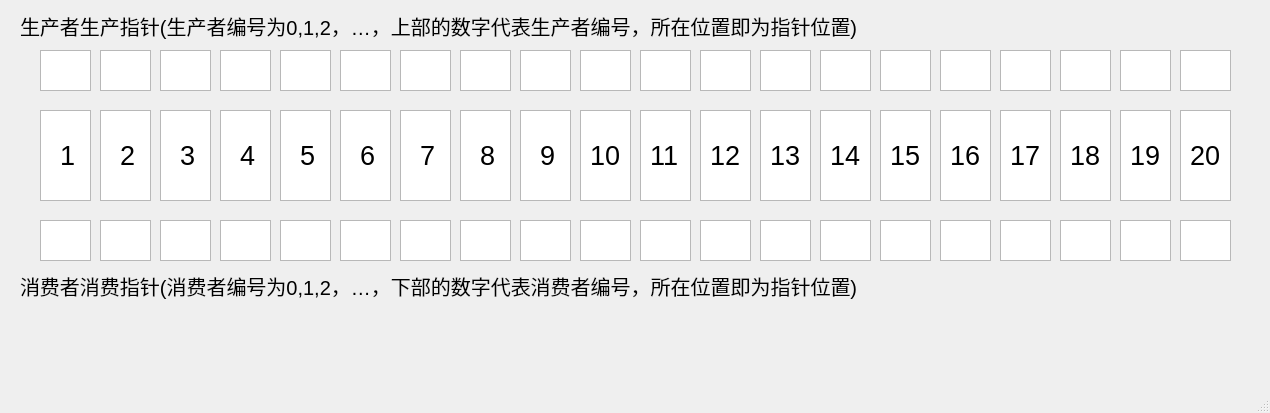
<?xml version="1.0" encoding="UTF-8"?>
<ui version="4.0">
 <class>MainWindow</class>
 <widget class="QMainWindow" name="MainWindow">
  <property name="geometry">
   <rect>
    <x>0</x>
    <y>0</y>
    <width>1270</width>
    <height>413</height>
   </rect>
  </property>
  <property name="windowTitle">
   <string>MainWindow</string>
  </property>
  <widget class="QWidget" name="centralwidget">
   <widget class="QColumnView" name="columnView_16">
    <property name="geometry">
     <rect>
      <x>940</x>
      <y>110</y>
      <width>51</width>
      <height>91</height>
     </rect>
    </property>
   </widget>
   <widget class="QColumnView" name="columnView_10">
    <property name="geometry">
     <rect>
      <x>580</x>
      <y>110</y>
      <width>51</width>
      <height>91</height>
     </rect>
    </property>
   </widget>
   <widget class="QColumnView" name="columnView_6">
    <property name="geometry">
     <rect>
      <x>340</x>
      <y>110</y>
      <width>51</width>
      <height>91</height>
     </rect>
    </property>
   </widget>
   <widget class="QColumnView" name="columnView_13">
    <property name="geometry">
     <rect>
      <x>760</x>
      <y>110</y>
      <width>51</width>
      <height>91</height>
     </rect>
    </property>
   </widget>
   <widget class="QColumnView" name="columnView_19">
    <property name="geometry">
     <rect>
      <x>1120</x>
      <y>110</y>
      <width>51</width>
      <height>91</height>
     </rect>
    </property>
   </widget>
   <widget class="QColumnView" name="columnView_14">
    <property name="geometry">
     <rect>
      <x>820</x>
      <y>110</y>
      <width>51</width>
      <height>91</height>
     </rect>
    </property>
   </widget>
   <widget class="QColumnView" name="columnView_20">
    <property name="geometry">
     <rect>
      <x>1180</x>
      <y>110</y>
      <width>51</width>
      <height>91</height>
     </rect>
    </property>
   </widget>
   <widget class="QColumnView" name="columnView_8">
    <property name="geometry">
     <rect>
      <x>460</x>
      <y>110</y>
      <width>51</width>
      <height>91</height>
     </rect>
    </property>
   </widget>
   <widget class="QColumnView" name="columnView">
    <property name="geometry">
     <rect>
      <x>40</x>
      <y>110</y>
      <width>51</width>
      <height>91</height>
     </rect>
    </property>
    <property name="frameShape">
     <enum>QFrame::StyledPanel</enum>
    </property>
   </widget>
   <widget class="QColumnView" name="columnView_11">
    <property name="geometry">
     <rect>
      <x>640</x>
      <y>110</y>
      <width>51</width>
      <height>91</height>
     </rect>
    </property>
   </widget>
   <widget class="QColumnView" name="columnView_3">
    <property name="geometry">
     <rect>
      <x>160</x>
      <y>110</y>
      <width>51</width>
      <height>91</height>
     </rect>
    </property>
   </widget>
   <widget class="QColumnView" name="columnView_7">
    <property name="geometry">
     <rect>
      <x>400</x>
      <y>110</y>
      <width>51</width>
      <height>91</height>
     </rect>
    </property>
   </widget>
   <widget class="QColumnView" name="columnView_12">
    <property name="geometry">
     <rect>
      <x>700</x>
      <y>110</y>
      <width>51</width>
      <height>91</height>
     </rect>
    </property>
   </widget>
   <widget class="QColumnView" name="columnView_18">
    <property name="geometry">
     <rect>
      <x>1060</x>
      <y>110</y>
      <width>51</width>
      <height>91</height>
     </rect>
    </property>
   </widget>
   <widget class="QColumnView" name="columnView_15">
    <property name="geometry">
     <rect>
      <x>880</x>
      <y>110</y>
      <width>51</width>
      <height>91</height>
     </rect>
    </property>
   </widget>
   <widget class="QColumnView" name="columnView_9">
    <property name="geometry">
     <rect>
      <x>520</x>
      <y>110</y>
      <width>51</width>
      <height>91</height>
     </rect>
    </property>
   </widget>
   <widget class="QColumnView" name="columnView_2">
    <property name="geometry">
     <rect>
      <x>100</x>
      <y>110</y>
      <width>51</width>
      <height>91</height>
     </rect>
    </property>
   </widget>
   <widget class="QColumnView" name="columnView_17">
    <property name="geometry">
     <rect>
      <x>1000</x>
      <y>110</y>
      <width>51</width>
      <height>91</height>
     </rect>
    </property>
   </widget>
   <widget class="QColumnView" name="columnView_4">
    <property name="geometry">
     <rect>
      <x>220</x>
      <y>110</y>
      <width>51</width>
      <height>91</height>
     </rect>
    </property>
   </widget>
   <widget class="QColumnView" name="columnView_5">
    <property name="geometry">
     <rect>
      <x>280</x>
      <y>110</y>
      <width>51</width>
      <height>91</height>
     </rect>
    </property>
   </widget>
   <widget class="QLabel" name="label">
    <property name="geometry">
     <rect>
      <x>60</x>
      <y>140</y>
      <width>21</width>
      <height>31</height>
     </rect>
    </property>
    <property name="font">
     <font>
      <pointsize>20</pointsize>
     </font>
    </property>
    <property name="text">
     <string>1</string>
    </property>
   </widget>
   <widget class="QLabel" name="label_2">
    <property name="geometry">
     <rect>
      <x>120</x>
      <y>140</y>
      <width>21</width>
      <height>31</height>
     </rect>
    </property>
    <property name="font">
     <font>
      <pointsize>20</pointsize>
     </font>
    </property>
    <property name="text">
     <string>2</string>
    </property>
   </widget>
   <widget class="QLabel" name="label_3">
    <property name="geometry">
     <rect>
      <x>180</x>
      <y>140</y>
      <width>21</width>
      <height>31</height>
     </rect>
    </property>
    <property name="font">
     <font>
      <pointsize>20</pointsize>
     </font>
    </property>
    <property name="text">
     <string>3</string>
    </property>
   </widget>
   <widget class="QLabel" name="label_4">
    <property name="geometry">
     <rect>
      <x>240</x>
      <y>140</y>
      <width>21</width>
      <height>31</height>
     </rect>
    </property>
    <property name="font">
     <font>
      <pointsize>20</pointsize>
     </font>
    </property>
    <property name="text">
     <string>4</string>
    </property>
   </widget>
   <widget class="QLabel" name="label_5">
    <property name="geometry">
     <rect>
      <x>300</x>
      <y>140</y>
      <width>21</width>
      <height>31</height>
     </rect>
    </property>
    <property name="font">
     <font>
      <pointsize>20</pointsize>
     </font>
    </property>
    <property name="text">
     <string>5</string>
    </property>
   </widget>
   <widget class="QLabel" name="label_6">
    <property name="geometry">
     <rect>
      <x>360</x>
      <y>140</y>
      <width>21</width>
      <height>31</height>
     </rect>
    </property>
    <property name="font">
     <font>
      <pointsize>20</pointsize>
     </font>
    </property>
    <property name="text">
     <string>6</string>
    </property>
   </widget>
   <widget class="QLabel" name="label_7">
    <property name="geometry">
     <rect>
      <x>420</x>
      <y>140</y>
      <width>21</width>
      <height>31</height>
     </rect>
    </property>
    <property name="font">
     <font>
      <pointsize>20</pointsize>
     </font>
    </property>
    <property name="text">
     <string>7</string>
    </property>
   </widget>
   <widget class="QLabel" name="label_8">
    <property name="geometry">
     <rect>
      <x>480</x>
      <y>140</y>
      <width>21</width>
      <height>31</height>
     </rect>
    </property>
    <property name="font">
     <font>
      <pointsize>20</pointsize>
     </font>
    </property>
    <property name="text">
     <string>8</string>
    </property>
   </widget>
   <widget class="QLabel" name="label_9">
    <property name="geometry">
     <rect>
      <x>540</x>
      <y>140</y>
      <width>21</width>
      <height>31</height>
     </rect>
    </property>
    <property name="font">
     <font>
      <pointsize>20</pointsize>
     </font>
    </property>
    <property name="text">
     <string>9</string>
    </property>
   </widget>
   <widget class="QLabel" name="label_10">
    <property name="geometry">
     <rect>
      <x>590</x>
      <y>140</y>
      <width>41</width>
      <height>31</height>
     </rect>
    </property>
    <property name="font">
     <font>
      <pointsize>20</pointsize>
     </font>
    </property>
    <property name="text">
     <string>10</string>
    </property>
   </widget>
   <widget class="QLabel" name="label_11">
    <property name="geometry">
     <rect>
      <x>650</x>
      <y>140</y>
      <width>31</width>
      <height>31</height>
     </rect>
    </property>
    <property name="font">
     <font>
      <pointsize>20</pointsize>
     </font>
    </property>
    <property name="text">
     <string>11</string>
    </property>
   </widget>
   <widget class="QLabel" name="label_12">
    <property name="geometry">
     <rect>
      <x>710</x>
      <y>140</y>
      <width>41</width>
      <height>31</height>
     </rect>
    </property>
    <property name="font">
     <font>
      <pointsize>20</pointsize>
     </font>
    </property>
    <property name="text">
     <string>12</string>
    </property>
   </widget>
   <widget class="QLabel" name="label_13">
    <property name="geometry">
     <rect>
      <x>770</x>
      <y>140</y>
      <width>41</width>
      <height>31</height>
     </rect>
    </property>
    <property name="font">
     <font>
      <pointsize>20</pointsize>
     </font>
    </property>
    <property name="text">
     <string>13</string>
    </property>
   </widget>
   <widget class="QLabel" name="label_14">
    <property name="geometry">
     <rect>
      <x>830</x>
      <y>140</y>
      <width>41</width>
      <height>31</height>
     </rect>
    </property>
    <property name="font">
     <font>
      <pointsize>20</pointsize>
     </font>
    </property>
    <property name="text">
     <string>14</string>
    </property>
   </widget>
   <widget class="QLabel" name="label_15">
    <property name="geometry">
     <rect>
      <x>890</x>
      <y>140</y>
      <width>41</width>
      <height>31</height>
     </rect>
    </property>
    <property name="font">
     <font>
      <pointsize>20</pointsize>
     </font>
    </property>
    <property name="text">
     <string>15</string>
    </property>
   </widget>
   <widget class="QLabel" name="label_16">
    <property name="geometry">
     <rect>
      <x>950</x>
      <y>140</y>
      <width>41</width>
      <height>31</height>
     </rect>
    </property>
    <property name="font">
     <font>
      <pointsize>20</pointsize>
     </font>
    </property>
    <property name="text">
     <string>16</string>
    </property>
   </widget>
   <widget class="QLabel" name="label_17">
    <property name="geometry">
     <rect>
      <x>1010</x>
      <y>140</y>
      <width>41</width>
      <height>31</height>
     </rect>
    </property>
    <property name="font">
     <font>
      <pointsize>20</pointsize>
     </font>
    </property>
    <property name="text">
     <string>17</string>
    </property>
   </widget>
   <widget class="QLabel" name="label_18">
    <property name="geometry">
     <rect>
      <x>1070</x>
      <y>140</y>
      <width>41</width>
      <height>31</height>
     </rect>
    </property>
    <property name="font">
     <font>
      <pointsize>20</pointsize>
     </font>
    </property>
    <property name="text">
     <string>18</string>
    </property>
   </widget>
   <widget class="QLabel" name="label_19">
    <property name="geometry">
     <rect>
      <x>1130</x>
      <y>140</y>
      <width>41</width>
      <height>31</height>
     </rect>
    </property>
    <property name="font">
     <font>
      <pointsize>20</pointsize>
     </font>
    </property>
    <property name="text">
     <string>19</string>
    </property>
   </widget>
   <widget class="QLabel" name="label_20">
    <property name="geometry">
     <rect>
      <x>1190</x>
      <y>140</y>
      <width>41</width>
      <height>31</height>
     </rect>
    </property>
    <property name="font">
     <font>
      <pointsize>20</pointsize>
     </font>
    </property>
    <property name="text">
     <string>20</string>
    </property>
   </widget>
   <widget class="QLabel" name="label_21">
    <property name="geometry">
     <rect>
      <x>20</x>
      <y>10</y>
      <width>1081</width>
      <height>31</height>
     </rect>
    </property>
    <property name="font">
     <font>
      <pointsize>15</pointsize>
     </font>
    </property>
    <property name="text">
     <string>生产者生产指针(生产者编号为0,1,2，…，上部的数字代表生产者编号，所在位置即为指针位置)</string>
    </property>
   </widget>
   <widget class="QLabel" name="label_22">
    <property name="geometry">
     <rect>
      <x>20</x>
      <y>270</y>
      <width>1071</width>
      <height>31</height>
     </rect>
    </property>
    <property name="font">
     <font>
      <pointsize>15</pointsize>
     </font>
    </property>
    <property name="text">
     <string>消费者消费指针(消费者编号为0,1,2，…，下部的数字代表消费者编号，所在位置即为指针位置)</string>
    </property>
   </widget>
   <widget class="QTextEdit" name="textEdit">
    <property name="geometry">
     <rect>
      <x>40</x>
      <y>50</y>
      <width>51</width>
      <height>41</height>
     </rect>
    </property>
    <property name="font">
     <font>
      <pointsize>7</pointsize>
     </font>
    </property>
    <property name="html">
     <string>&lt;!DOCTYPE HTML PUBLIC &quot;-//W3C//DTD HTML 4.0//EN&quot; &quot;http://www.w3.org/TR/REC-html40/strict.dtd&quot;&gt;
&lt;html&gt;&lt;head&gt;&lt;meta name=&quot;qrichtext&quot; content=&quot;1&quot; /&gt;&lt;style type=&quot;text/css&quot;&gt;
p, li { white-space: pre-wrap; }
&lt;/style&gt;&lt;/head&gt;&lt;body style=&quot; font-family:'SimSun'; font-size:7pt; font-weight:400; font-style:normal;&quot;&gt;
&lt;p style=&quot;-qt-paragraph-type:empty; margin-top:0px; margin-bottom:0px; margin-left:0px; margin-right:0px; -qt-block-indent:0; text-indent:0px; font-family:'SimSun'; font-size:8pt;&quot;&gt;&lt;br /&gt;&lt;/p&gt;&lt;/body&gt;&lt;/html&gt;</string>
    </property>
   </widget>
   <widget class="QTextEdit" name="textEdit_2">
    <property name="geometry">
     <rect>
      <x>100</x>
      <y>50</y>
      <width>51</width>
      <height>41</height>
     </rect>
    </property>
   </widget>
   <widget class="QTextEdit" name="textEdit_3">
    <property name="geometry">
     <rect>
      <x>160</x>
      <y>50</y>
      <width>51</width>
      <height>41</height>
     </rect>
    </property>
   </widget>
   <widget class="QTextEdit" name="textEdit_4">
    <property name="geometry">
     <rect>
      <x>220</x>
      <y>50</y>
      <width>51</width>
      <height>41</height>
     </rect>
    </property>
   </widget>
   <widget class="QTextEdit" name="textEdit_5">
    <property name="geometry">
     <rect>
      <x>280</x>
      <y>50</y>
      <width>51</width>
      <height>41</height>
     </rect>
    </property>
   </widget>
   <widget class="QTextEdit" name="textEdit_6">
    <property name="geometry">
     <rect>
      <x>340</x>
      <y>50</y>
      <width>51</width>
      <height>41</height>
     </rect>
    </property>
   </widget>
   <widget class="QTextEdit" name="textEdit_7">
    <property name="geometry">
     <rect>
      <x>400</x>
      <y>50</y>
      <width>51</width>
      <height>41</height>
     </rect>
    </property>
   </widget>
   <widget class="QTextEdit" name="textEdit_8">
    <property name="geometry">
     <rect>
      <x>460</x>
      <y>50</y>
      <width>51</width>
      <height>41</height>
     </rect>
    </property>
   </widget>
   <widget class="QTextEdit" name="textEdit_9">
    <property name="geometry">
     <rect>
      <x>520</x>
      <y>50</y>
      <width>51</width>
      <height>41</height>
     </rect>
    </property>
   </widget>
   <widget class="QTextEdit" name="textEdit_10">
    <property name="geometry">
     <rect>
      <x>580</x>
      <y>50</y>
      <width>51</width>
      <height>41</height>
     </rect>
    </property>
   </widget>
   <widget class="QTextEdit" name="textEdit_11">
    <property name="geometry">
     <rect>
      <x>640</x>
      <y>50</y>
      <width>51</width>
      <height>41</height>
     </rect>
    </property>
   </widget>
   <widget class="QTextEdit" name="textEdit_12">
    <property name="geometry">
     <rect>
      <x>700</x>
      <y>50</y>
      <width>51</width>
      <height>41</height>
     </rect>
    </property>
   </widget>
   <widget class="QTextEdit" name="textEdit_13">
    <property name="geometry">
     <rect>
      <x>760</x>
      <y>50</y>
      <width>51</width>
      <height>41</height>
     </rect>
    </property>
   </widget>
   <widget class="QTextEdit" name="textEdit_14">
    <property name="geometry">
     <rect>
      <x>820</x>
      <y>50</y>
      <width>51</width>
      <height>41</height>
     </rect>
    </property>
   </widget>
   <widget class="QTextEdit" name="textEdit_15">
    <property name="geometry">
     <rect>
      <x>880</x>
      <y>50</y>
      <width>51</width>
      <height>41</height>
     </rect>
    </property>
   </widget>
   <widget class="QTextEdit" name="textEdit_16">
    <property name="geometry">
     <rect>
      <x>940</x>
      <y>50</y>
      <width>51</width>
      <height>41</height>
     </rect>
    </property>
   </widget>
   <widget class="QTextEdit" name="textEdit_17">
    <property name="geometry">
     <rect>
      <x>1000</x>
      <y>50</y>
      <width>51</width>
      <height>41</height>
     </rect>
    </property>
   </widget>
   <widget class="QTextEdit" name="textEdit_18">
    <property name="geometry">
     <rect>
      <x>1060</x>
      <y>50</y>
      <width>51</width>
      <height>41</height>
     </rect>
    </property>
   </widget>
   <widget class="QTextEdit" name="textEdit_19">
    <property name="geometry">
     <rect>
      <x>1120</x>
      <y>50</y>
      <width>51</width>
      <height>41</height>
     </rect>
    </property>
   </widget>
   <widget class="QTextEdit" name="textEdit_20">
    <property name="geometry">
     <rect>
      <x>1180</x>
      <y>50</y>
      <width>51</width>
      <height>41</height>
     </rect>
    </property>
   </widget>
   <widget class="QTextEdit" name="textEdit_21">
    <property name="geometry">
     <rect>
      <x>40</x>
      <y>220</y>
      <width>51</width>
      <height>41</height>
     </rect>
    </property>
   </widget>
   <widget class="QTextEdit" name="textEdit_22">
    <property name="geometry">
     <rect>
      <x>100</x>
      <y>220</y>
      <width>51</width>
      <height>41</height>
     </rect>
    </property>
   </widget>
   <widget class="QTextEdit" name="textEdit_23">
    <property name="geometry">
     <rect>
      <x>160</x>
      <y>220</y>
      <width>51</width>
      <height>41</height>
     </rect>
    </property>
   </widget>
   <widget class="QTextEdit" name="textEdit_24">
    <property name="geometry">
     <rect>
      <x>220</x>
      <y>220</y>
      <width>51</width>
      <height>41</height>
     </rect>
    </property>
   </widget>
   <widget class="QTextEdit" name="textEdit_25">
    <property name="geometry">
     <rect>
      <x>280</x>
      <y>220</y>
      <width>51</width>
      <height>41</height>
     </rect>
    </property>
   </widget>
   <widget class="QTextEdit" name="textEdit_26">
    <property name="geometry">
     <rect>
      <x>340</x>
      <y>220</y>
      <width>51</width>
      <height>41</height>
     </rect>
    </property>
   </widget>
   <widget class="QTextEdit" name="textEdit_27">
    <property name="geometry">
     <rect>
      <x>400</x>
      <y>220</y>
      <width>51</width>
      <height>41</height>
     </rect>
    </property>
   </widget>
   <widget class="QTextEdit" name="textEdit_28">
    <property name="geometry">
     <rect>
      <x>460</x>
      <y>220</y>
      <width>51</width>
      <height>41</height>
     </rect>
    </property>
   </widget>
   <widget class="QTextEdit" name="textEdit_29">
    <property name="geometry">
     <rect>
      <x>520</x>
      <y>220</y>
      <width>51</width>
      <height>41</height>
     </rect>
    </property>
   </widget>
   <widget class="QTextEdit" name="textEdit_30">
    <property name="geometry">
     <rect>
      <x>580</x>
      <y>220</y>
      <width>51</width>
      <height>41</height>
     </rect>
    </property>
   </widget>
   <widget class="QTextEdit" name="textEdit_31">
    <property name="geometry">
     <rect>
      <x>640</x>
      <y>220</y>
      <width>51</width>
      <height>41</height>
     </rect>
    </property>
   </widget>
   <widget class="QTextEdit" name="textEdit_32">
    <property name="geometry">
     <rect>
      <x>700</x>
      <y>220</y>
      <width>51</width>
      <height>41</height>
     </rect>
    </property>
   </widget>
   <widget class="QTextEdit" name="textEdit_33">
    <property name="geometry">
     <rect>
      <x>760</x>
      <y>220</y>
      <width>51</width>
      <height>41</height>
     </rect>
    </property>
   </widget>
   <widget class="QTextEdit" name="textEdit_34">
    <property name="geometry">
     <rect>
      <x>820</x>
      <y>220</y>
      <width>51</width>
      <height>41</height>
     </rect>
    </property>
   </widget>
   <widget class="QTextEdit" name="textEdit_35">
    <property name="geometry">
     <rect>
      <x>880</x>
      <y>220</y>
      <width>51</width>
      <height>41</height>
     </rect>
    </property>
   </widget>
   <widget class="QTextEdit" name="textEdit_36">
    <property name="geometry">
     <rect>
      <x>940</x>
      <y>220</y>
      <width>51</width>
      <height>41</height>
     </rect>
    </property>
   </widget>
   <widget class="QTextEdit" name="textEdit_37">
    <property name="geometry">
     <rect>
      <x>1000</x>
      <y>220</y>
      <width>51</width>
      <height>41</height>
     </rect>
    </property>
   </widget>
   <widget class="QTextEdit" name="textEdit_38">
    <property name="geometry">
     <rect>
      <x>1060</x>
      <y>220</y>
      <width>51</width>
      <height>41</height>
     </rect>
    </property>
   </widget>
   <widget class="QTextEdit" name="textEdit_39">
    <property name="geometry">
     <rect>
      <x>1120</x>
      <y>220</y>
      <width>51</width>
      <height>41</height>
     </rect>
    </property>
   </widget>
   <widget class="QTextEdit" name="textEdit_40">
    <property name="geometry">
     <rect>
      <x>1180</x>
      <y>220</y>
      <width>51</width>
      <height>41</height>
     </rect>
    </property>
   </widget>
   <widget class="QLabel" name="label_23">
    <property name="geometry">
     <rect>
      <x>20</x>
      <y>310</y>
      <width>591</width>
      <height>41</height>
     </rect>
    </property>
    <property name="font">
     <font>
      <pointsize>15</pointsize>
     </font>
    </property>
    <property name="text">
     <string/>
    </property>
   </widget>
  </widget>
  <widget class="QMenuBar" name="menubar">
   <property name="geometry">
    <rect>
     <x>0</x>
     <y>0</y>
     <width>1270</width>
     <height>26</height>
    </rect>
   </property>
  </widget>
  <widget class="QStatusBar" name="statusbar"/>
 </widget>
 <resources/>
 <connections/>
</ui>
